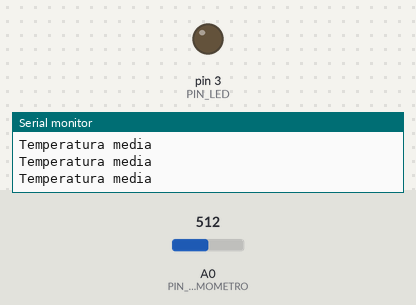
Bench run of a sketch on a simulated Arduino Uno, built with avr-gcc and run on an emulated ATmega328P. On the bench: output pins drawn as LEDs (lit = HIGH), the last lines printed to the serial monitor. The test bench sets the inputs (shaded band); at power-on: A0 (PIN_TERMOMETRO) = 512.

Above: at 1.2 s.
1.3 s: A0 (PIN_TERMOMETRO) set to 587
2.8 s: A0 (PIN_TERMOMETRO) set to 606
At 3.8 s:
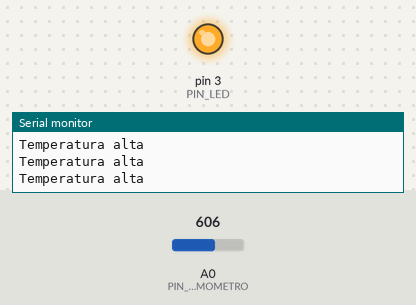
4.3 s: A0 (PIN_TERMOMETRO) set to 511
At 4.9 s:
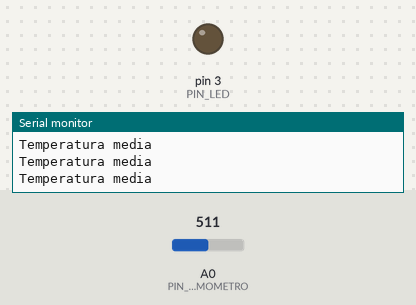
Timing chart, 0 to 7.3 s (numbered marks = the images above; inputs shaded):
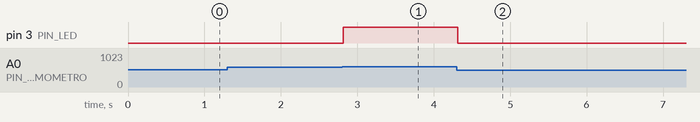

The sketch:

EJ2_CODIGO.ino
```cpp
//---- Salida digital ----
#define PIN_LED 3

//---- Entradas Analogicas ----
#define PIN_TERMOMETRO A0

//---- Delays ----
#define DELAY_SEGURIDAD 2

//---- Variables ----
float sensorTermometro;
float valorTermometro;
float temperatura;

void setup()
{

  Serial.begin(9600);
  Serial.println("Bienvenidos");

  pinMode(PIN_LED, OUTPUT);
  pinMode(PIN_TERMOMETRO, INPUT_PULLUP);

}

void loop()
{

  sensorTermometro = analogRead(A0);
  valorTermometro = (sensorTermometro * 5) / 1023;
  temperatura = -10 + (valorTermometro * 12) ;

  delay(DELAY_SEGURIDAD);

  if (temperatura <= 10)
  {
    digitalWrite(PIN_LED, LOW);
    Serial.println("Temperatura baja");
  /*Serial.println(temperatura);*/ // Para testear
  }

  if (temperatura > 10 && temperatura <= 25) // Si es 10 es temperatura baja
  {
    digitalWrite(PIN_LED, LOW);
    Serial.println("Temperatura media");
  /*Serial.println(temperatura);*/ // Para testear
  }

  if (temperatura > 25) // Si es 25 es temperatura media
  {
    digitalWrite(PIN_LED, HIGH);
    Serial.println("Temperatura alta");
  /*Serial.println(temperatura);*/ // Para testear
  }
}
```

Measured:
- the behaviour switches between 596 and 597 on A0 (PIN_TERMOMETRO) (found by bisection; images 0 and 1)
- after the input at 2.8 s, pin 3 (PIN_LED): LOW → HIGH at once
- after the input at 4.3 s, pin 3 (PIN_LED): HIGH → LOW at once
